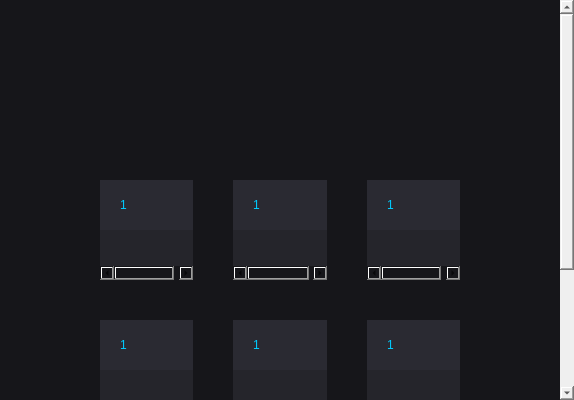
<?xml version="1.0" encoding="UTF-8"?>
<ui version="4.0">
 <class>HotSearchForm</class>
 <widget class="QWidget" name="HotSearchForm">
  <property name="geometry">
   <rect>
    <x>0</x>
    <y>0</y>
    <width>574</width>
    <height>400</height>
   </rect>
  </property>
  <property name="windowTitle">
   <string>Form</string>
  </property>
  <layout class="QVBoxLayout" name="verticalLayout">
   <property name="spacing">
    <number>0</number>
   </property>
   <property name="leftMargin">
    <number>0</number>
   </property>
   <property name="topMargin">
    <number>0</number>
   </property>
   <property name="rightMargin">
    <number>0</number>
   </property>
   <property name="bottomMargin">
    <number>0</number>
   </property>
   <item>
    <widget class="QScrollArea" name="scrollArea">
     <property name="styleSheet">
      <string notr="true">border: none;</string>
     </property>
     <property name="widgetResizable">
      <bool>true</bool>
     </property>
     <widget class="QWidget" name="scrollAreaWidgetContents">
      <property name="geometry">
       <rect>
        <x>0</x>
        <y>0</y>
        <width>579</width>
        <height>600</height>
       </rect>
      </property>
      <property name="styleSheet">
       <string notr="true">background-color: #16161a;</string>
      </property>
      <layout class="QVBoxLayout" name="verticalLayout_7">
       <property name="spacing">
        <number>0</number>
       </property>
       <property name="leftMargin">
        <number>0</number>
       </property>
       <property name="topMargin">
        <number>0</number>
       </property>
       <property name="rightMargin">
        <number>0</number>
       </property>
       <property name="bottomMargin">
        <number>0</number>
       </property>
       <item>
        <layout class="QVBoxLayout" name="verticalLayout_2">
         <item>
          <widget class="QFrame" name="frame_hot">
           <property name="minimumSize">
            <size>
             <width>0</width>
             <height>180</height>
            </size>
           </property>
           <property name="maximumSize">
            <size>
             <width>16777215</width>
             <height>180</height>
            </size>
           </property>
           <property name="styleSheet">
            <string notr="true">border-image: url(:/images/bgpic/hotsearch.png);
</string>
           </property>
           <property name="frameShape">
            <enum>QFrame::StyledPanel</enum>
           </property>
           <property name="frameShadow">
            <enum>QFrame::Raised</enum>
           </property>
           <layout class="QHBoxLayout" name="horizontalLayout">
            <item>
             <spacer name="horizontalSpacer">
              <property name="orientation">
               <enum>Qt::Horizontal</enum>
              </property>
              <property name="sizeHint" stdset="0">
               <size>
                <width>237</width>
                <height>20</height>
               </size>
              </property>
             </spacer>
            </item>
            <item>
             <widget class="QPushButton" name="pushButton_pic">
              <property name="minimumSize">
               <size>
                <width>500</width>
                <height>130</height>
               </size>
              </property>
              <property name="styleSheet">
               <string notr="true">QPushButton
{
font-size: 30px;
border: none;
color: #8273e8;

}</string>
              </property>
              <property name="text">
               <string/>
              </property>
             </widget>
            </item>
            <item>
             <spacer name="horizontalSpacer_2">
              <property name="orientation">
               <enum>Qt::Horizontal</enum>
              </property>
              <property name="sizeHint" stdset="0">
               <size>
                <width>236</width>
                <height>20</height>
               </size>
              </property>
             </spacer>
            </item>
           </layout>
          </widget>
         </item>
         <item>
          <layout class="QVBoxLayout" name="verticalLayout_6">
           <item>
            <layout class="QHBoxLayout" name="horizontalLayout_2">
             <property name="spacing">
              <number>40</number>
             </property>
             <item>
              <spacer name="horizontalSpacer_3">
               <property name="orientation">
                <enum>Qt::Horizontal</enum>
               </property>
               <property name="sizeType">
                <enum>QSizePolicy::Fixed</enum>
               </property>
               <property name="sizeHint" stdset="0">
                <size>
                 <width>100</width>
                 <height>20</height>
                </size>
               </property>
              </spacer>
             </item>
             <item>
              <layout class="QVBoxLayout" name="verticalLayout_3">
               <property name="spacing">
                <number>40</number>
               </property>
               <item>
                <widget class="QTreeWidget" name="treeWidget_1">
                 <property name="minimumSize">
                  <size>
                   <width>0</width>
                   <height>100</height>
                  </size>
                 </property>
                 <property name="maximumSize">
                  <size>
                   <width>16777215</width>
                   <height>16777215</height>
                  </size>
                 </property>
                 <property name="styleSheet">
                  <string notr="true">QHeaderView
{
font: 20px &quot;微软雅黑&quot;;
color: #00ccff;
border: none;
background-color: #2a2a32;
min-height:50px;
}

QHeaderView::section:horizontal
{
border: none;
background-color: #2a2a32;
padding-left: 20px;
}

QTreeView 
{
    show-decoration-selected: 1;
	 font-size: 16px;
	color: #2baffc;
	border: none;
	background-color: #25252b;
}

QTreeView::item 
{
	 min-height: 46px;
	background-color: #25252b;
}

QTreeView::item:hover 
{
	background-color: #1e1e24;
	color: #ff4f39;
}

QTreeView::item:selected 
{
    border: 1px solid #567dbc;
}

QTreeView::item:selected:active
{
    background: qlineargradient(x1: 0, y1: 0, x2: 0, y2: 1, stop: 0 #6ea1f1, stop: 1 #567dbc);
}

QTreeView::item:selected:!active 
{
    background: qlineargradient(x1: 0, y1: 0, x2: 0, y2: 1, stop: 0 #6b9be8, stop: 1 #577fbf);
}</string>
                 </property>
                </widget>
               </item>
               <item>
                <widget class="QTreeWidget" name="treeWidget_5">
                 <property name="minimumSize">
                  <size>
                   <width>0</width>
                   <height>100</height>
                  </size>
                 </property>
                 <property name="maximumSize">
                  <size>
                   <width>16777215</width>
                   <height>16777215</height>
                  </size>
                 </property>
                 <property name="styleSheet">
                  <string notr="true">QHeaderView
{
font: 20px &quot;微软雅黑&quot;;
color: #00ccff;
border: none;
background-color: #2a2a32;
min-height:50px;
}

QHeaderView::section:horizontal
{
border: none;
background-color: #2a2a32;
padding-left: 20px;
}

QTreeView 
{
    show-decoration-selected: 1;
	 font-size: 16px;
	color: #2baffc;
	border: none;
	background-color: #25252b;
}

QTreeView::item 
{
	 min-height: 46px;
	background-color: #25252b;
}

QTreeView::item:hover 
{
	background-color: #1e1e24;
	color: #ff4f39;
}

QTreeView::item:selected 
{
    border: 1px solid #567dbc;
}

QTreeView::item:selected:active
{
    background: qlineargradient(x1: 0, y1: 0, x2: 0, y2: 1, stop: 0 #6ea1f1, stop: 1 #567dbc);
}

QTreeView::item:selected:!active 
{
    background: qlineargradient(x1: 0, y1: 0, x2: 0, y2: 1, stop: 0 #6b9be8, stop: 1 #577fbf);
}</string>
                 </property>
                </widget>
               </item>
               <item>
                <widget class="QTreeWidget" name="treeWidget_9">
                 <property name="minimumSize">
                  <size>
                   <width>0</width>
                   <height>100</height>
                  </size>
                 </property>
                 <property name="maximumSize">
                  <size>
                   <width>16777215</width>
                   <height>16777215</height>
                  </size>
                 </property>
                 <property name="styleSheet">
                  <string notr="true">QHeaderView
{
font: 20px &quot;微软雅黑&quot;;
color: #00ccff;
border: none;
background-color: #2a2a32;
min-height:50px;
}

QHeaderView::section:horizontal
{
border: none;
background-color: #2a2a32;
padding-left: 20px;
}

QTreeView 
{
    show-decoration-selected: 1;
	 font-size: 16px;
	color: #2baffc;
	border: none;
	background-color: #25252b;
}

QTreeView::item 
{
	 min-height: 46px;
	background-color: #25252b;
}

QTreeView::item:hover 
{
	background-color: #1e1e24;
	color: #ff4f39;
}

QTreeView::item:selected 
{
    border: 1px solid #567dbc;
}

QTreeView::item:selected:active
{
    background: qlineargradient(x1: 0, y1: 0, x2: 0, y2: 1, stop: 0 #6ea1f1, stop: 1 #567dbc);
}

QTreeView::item:selected:!active 
{
    background: qlineargradient(x1: 0, y1: 0, x2: 0, y2: 1, stop: 0 #6b9be8, stop: 1 #577fbf);
}</string>
                 </property>
                </widget>
               </item>
              </layout>
             </item>
             <item>
              <layout class="QVBoxLayout" name="verticalLayout_4">
               <property name="spacing">
                <number>40</number>
               </property>
               <item>
                <widget class="QTreeWidget" name="treeWidget_2">
                 <property name="minimumSize">
                  <size>
                   <width>0</width>
                   <height>100</height>
                  </size>
                 </property>
                 <property name="maximumSize">
                  <size>
                   <width>16777215</width>
                   <height>16777215</height>
                  </size>
                 </property>
                 <property name="styleSheet">
                  <string notr="true">QHeaderView
{
font: 20px &quot;微软雅黑&quot;;
color: #00ccff;
border: none;
background-color: #2a2a32;
min-height:50px;
}

QHeaderView::section:horizontal
{
border: none;
background-color: #2a2a32;
padding-left: 20px;
}

QTreeView 
{
    show-decoration-selected: 1;
	 font-size: 16px;
	color: #2baffc;
	border: none;
	background-color: #25252b;
}

QTreeView::item 
{
	 min-height: 46px;
	background-color: #25252b;
}

QTreeView::item:hover 
{
	background-color: #1e1e24;
	color: #ff4f39;
}

QTreeView::item:selected 
{
    border: 1px solid #567dbc;
}

QTreeView::item:selected:active
{
    background: qlineargradient(x1: 0, y1: 0, x2: 0, y2: 1, stop: 0 #6ea1f1, stop: 1 #567dbc);
}

QTreeView::item:selected:!active 
{
    background: qlineargradient(x1: 0, y1: 0, x2: 0, y2: 1, stop: 0 #6b9be8, stop: 1 #577fbf);
}</string>
                 </property>
                </widget>
               </item>
               <item>
                <widget class="QTreeWidget" name="treeWidget_4">
                 <property name="minimumSize">
                  <size>
                   <width>0</width>
                   <height>100</height>
                  </size>
                 </property>
                 <property name="maximumSize">
                  <size>
                   <width>16777215</width>
                   <height>16777215</height>
                  </size>
                 </property>
                 <property name="styleSheet">
                  <string notr="true">QHeaderView
{
font: 20px &quot;微软雅黑&quot;;
color: #00ccff;
border: none;
background-color: #2a2a32;
min-height:50px;
}

QHeaderView::section:horizontal
{
border: none;
background-color: #2a2a32;
padding-left: 20px;
}

QTreeView 
{
    show-decoration-selected: 1;
	 font-size: 16px;
	color: #2baffc;
	border: none;
	background-color: #25252b;
}

QTreeView::item 
{
	 min-height: 46px;
	background-color: #25252b;
}

QTreeView::item:hover 
{
	background-color: #1e1e24;
	color: #ff4f39;
}

QTreeView::item:selected 
{
    border: 1px solid #567dbc;
}

QTreeView::item:selected:active
{
    background: qlineargradient(x1: 0, y1: 0, x2: 0, y2: 1, stop: 0 #6ea1f1, stop: 1 #567dbc);
}

QTreeView::item:selected:!active 
{
    background: qlineargradient(x1: 0, y1: 0, x2: 0, y2: 1, stop: 0 #6b9be8, stop: 1 #577fbf);
}</string>
                 </property>
                </widget>
               </item>
               <item>
                <widget class="QTreeWidget" name="treeWidget_7">
                 <property name="minimumSize">
                  <size>
                   <width>0</width>
                   <height>100</height>
                  </size>
                 </property>
                 <property name="maximumSize">
                  <size>
                   <width>16777215</width>
                   <height>16777215</height>
                  </size>
                 </property>
                 <property name="styleSheet">
                  <string notr="true">QHeaderView
{
font: 20px &quot;微软雅黑&quot;;
color: #00ccff;
border: none;
background-color: #2a2a32;
min-height:50px;
}

QHeaderView::section:horizontal
{
border: none;
background-color: #2a2a32;
padding-left: 20px;
}

QTreeView 
{
    show-decoration-selected: 1;
	 font-size: 16px;
	color: #2baffc;
	border: none;
	background-color: #25252b;
}

QTreeView::item 
{
	 min-height: 46px;
	background-color: #25252b;
}

QTreeView::item:hover 
{
	background-color: #1e1e24;
	color: #ff4f39;
}

QTreeView::item:selected 
{
    border: 1px solid #567dbc;
}

QTreeView::item:selected:active
{
    background: qlineargradient(x1: 0, y1: 0, x2: 0, y2: 1, stop: 0 #6ea1f1, stop: 1 #567dbc);
}

QTreeView::item:selected:!active 
{
    background: qlineargradient(x1: 0, y1: 0, x2: 0, y2: 1, stop: 0 #6b9be8, stop: 1 #577fbf);
}</string>
                 </property>
                </widget>
               </item>
              </layout>
             </item>
             <item>
              <layout class="QVBoxLayout" name="verticalLayout_5">
               <property name="spacing">
                <number>40</number>
               </property>
               <item>
                <widget class="QTreeWidget" name="treeWidget_3">
                 <property name="minimumSize">
                  <size>
                   <width>0</width>
                   <height>100</height>
                  </size>
                 </property>
                 <property name="maximumSize">
                  <size>
                   <width>16777215</width>
                   <height>16777215</height>
                  </size>
                 </property>
                 <property name="styleSheet">
                  <string notr="true">QHeaderView
{
font: 20px &quot;微软雅黑&quot;;
color: #00ccff;
border: none;
background-color: #2a2a32;
min-height:50px;
}

QHeaderView::section:horizontal
{
border: none;
background-color: #2a2a32;
padding-left: 20px;
}

QTreeView 
{
    show-decoration-selected: 1;
	 font-size: 16px;
	color: #2baffc;
	border: none;
	background-color: #25252b;
}

QTreeView::item 
{
	 min-height: 46px;
	background-color: #25252b;
}

QTreeView::item:hover 
{
	background-color: #1e1e24;
	color: #ff4f39;
}

QTreeView::item:selected 
{
    border: 1px solid #567dbc;
}

QTreeView::item:selected:active
{
    background: qlineargradient(x1: 0, y1: 0, x2: 0, y2: 1, stop: 0 #6ea1f1, stop: 1 #567dbc);
}

QTreeView::item:selected:!active 
{
    background: qlineargradient(x1: 0, y1: 0, x2: 0, y2: 1, stop: 0 #6b9be8, stop: 1 #577fbf);
}</string>
                 </property>
                </widget>
               </item>
               <item>
                <widget class="QTreeWidget" name="treeWidget_6">
                 <property name="minimumSize">
                  <size>
                   <width>0</width>
                   <height>100</height>
                  </size>
                 </property>
                 <property name="maximumSize">
                  <size>
                   <width>16777215</width>
                   <height>16777215</height>
                  </size>
                 </property>
                 <property name="styleSheet">
                  <string notr="true">QHeaderView
{
font: 20px &quot;微软雅黑&quot;;
color: #00ccff;
border: none;
background-color: #2a2a32;
min-height:50px;
}

QHeaderView::section:horizontal
{
border: none;
background-color: #2a2a32;
padding-left: 20px;
}

QTreeView 
{
    show-decoration-selected: 1;
	 font-size: 16px;
	color: #2baffc;
	border: none;
	background-color: #25252b;
}

QTreeView::item 
{
	 min-height: 46px;
	background-color: #25252b;
}

QTreeView::item:hover 
{
	background-color: #1e1e24;
	color: #ff4f39;
}

QTreeView::item:selected 
{
    border: 1px solid #567dbc;
}

QTreeView::item:selected:active
{
    background: qlineargradient(x1: 0, y1: 0, x2: 0, y2: 1, stop: 0 #6ea1f1, stop: 1 #567dbc);
}

QTreeView::item:selected:!active 
{
    background: qlineargradient(x1: 0, y1: 0, x2: 0, y2: 1, stop: 0 #6b9be8, stop: 1 #577fbf);
}</string>
                 </property>
                </widget>
               </item>
               <item>
                <widget class="QTreeWidget" name="treeWidget_8">
                 <property name="minimumSize">
                  <size>
                   <width>0</width>
                   <height>100</height>
                  </size>
                 </property>
                 <property name="maximumSize">
                  <size>
                   <width>16777215</width>
                   <height>16777215</height>
                  </size>
                 </property>
                 <property name="styleSheet">
                  <string notr="true">QHeaderView
{
font: 20px &quot;微软雅黑&quot;;
color: #00ccff;
border: none;
background-color: #2a2a32;
min-height:50px;
}

QHeaderView::section:horizontal
{
border: none;
background-color: #2a2a32;
padding-left: 20px;
}

QTreeView 
{
    show-decoration-selected: 1;
	 font-size: 16px;
	color: #2baffc;
	border: none;
	background-color: #25252b;
}

QTreeView::item 
{
	 min-height: 46px;
	background-color: #25252b;
}

QTreeView::item:hover 
{
	background-color: #1e1e24;
	color: #ff4f39;
}

QTreeView::item:selected 
{
    border: 1px solid #567dbc;
}

QTreeView::item:selected:active
{
    background: qlineargradient(x1: 0, y1: 0, x2: 0, y2: 1, stop: 0 #6ea1f1, stop: 1 #567dbc);
}

QTreeView::item:selected:!active 
{
    background: qlineargradient(x1: 0, y1: 0, x2: 0, y2: 1, stop: 0 #6b9be8, stop: 1 #577fbf);
}</string>
                 </property>
                </widget>
               </item>
              </layout>
             </item>
             <item>
              <spacer name="horizontalSpacer_4">
               <property name="orientation">
                <enum>Qt::Horizontal</enum>
               </property>
               <property name="sizeType">
                <enum>QSizePolicy::Fixed</enum>
               </property>
               <property name="sizeHint" stdset="0">
                <size>
                 <width>100</width>
                 <height>20</height>
                </size>
               </property>
              </spacer>
             </item>
            </layout>
           </item>
           <item>
            <spacer name="verticalSpacer">
             <property name="orientation">
              <enum>Qt::Vertical</enum>
             </property>
             <property name="sizeType">
              <enum>QSizePolicy::Fixed</enum>
             </property>
             <property name="sizeHint" stdset="0">
              <size>
               <width>20</width>
               <height>20</height>
              </size>
             </property>
            </spacer>
           </item>
          </layout>
         </item>
        </layout>
       </item>
      </layout>
     </widget>
    </widget>
   </item>
  </layout>
 </widget>
 <resources/>
 <connections/>
</ui>
